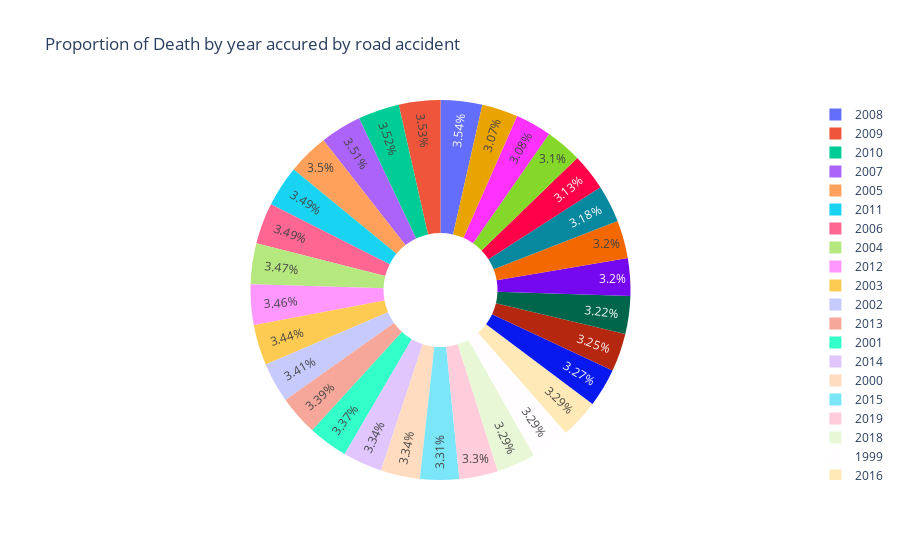

Write notebook code for a chart like this one.
### Code cell
whole_world = df[df['Entity'] == 'World']
fig = px.pie(whole_world, values='Deaths',hole = 0.3, names='Year',
             title='Proportion of Death by year accured by road accident',
             )
fig.show()

### Figure 1 — Plotly figure (JSON) as saved in the notebook; plotly's stock layout.template omitted (floating-point values rounded to 4 significant figures)
{"data": [{"domain": {"x": [0, 1], "y": [0, 1]}, "hole": 0.3, "hovertemplate": "Year=%{label}<br>Deaths=%{value}<extra></extra>", "labels": [1990, 1991, 1992, 1993, 1994, 1995, 1996, 1997, 1998, 1999, 2000, 2001, 2002, 2003, 2004, 2005, 2006, 2007, 2008, 2009, 2010, 2011, 2012, 2013, 2014, 2015, 2016, 2017, 2018, 2019], "legendgroup": "", "name": "", "showlegend": true, "type": "pie", "values": [1113411, 1117666, 1126217, 1138091, 1154304, 1163463, 1163484, 1170473, 1178491, 1195982, 1213031, 1224896, 1237786, 1248905, 1259242, 1269937, 1268190, 1274027, 1285039, 1282368, 1279539, 1268433, 1256149, 1232930, 1214700, 1202132, 1194268, 1189003, 1196641, 1198289]}], "layout": {"legend": {"tracegroupgap": 0}, "title": {"text": "Proportion of Death by year accured by road accident"}}}
